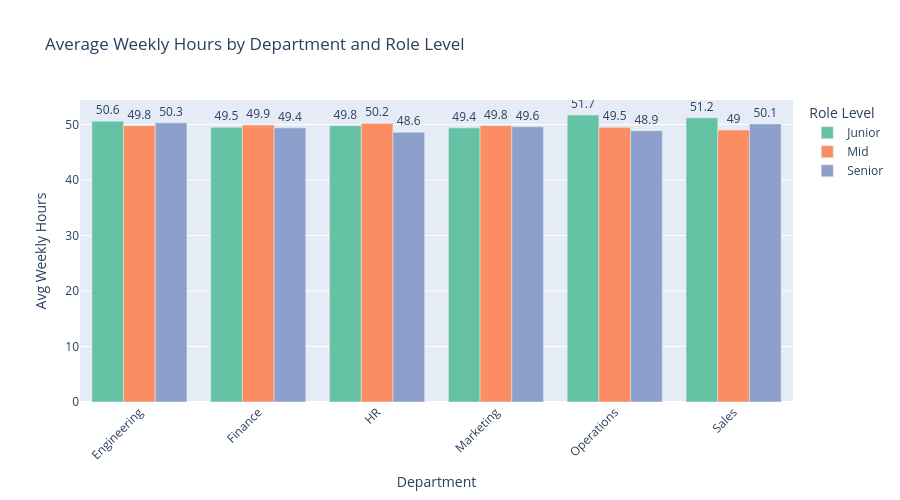

Write notebook code for a chart like this one.
### Markdown cell above
## 👥 Employee Distribution by Department and Role Level

This chart visualizes the **number of employees** in each department,
broken down by role level (Junior, Mid, Senior).

### 🔧 What the Code Does

1. **Grouping:** The dataset is grouped by `department` and `role_level`
   to count the number of employees in each combination.
2. **Percentage Calculation:** Each count is divided by the total count
   per department to compute the relative share across all groups.
3. **Bar Chart:** A grouped bar chart is created using `seaborn.barplot`,
   with each color representing a role level.
4. **Annotations:** Each bar is labeled with the employee count and its
   percentage share out of the total workforce.

---

### 📊 Chart Analysis

**Overall Distribution:**
- The workforce is fairly balanced across departments, with each
  department containing between **~430–510 employees** in total.
- No single department dominates the headcount significantly.

**Role Level Breakdown:**
- Across all departments, the three role levels (Junior, Mid, Senior)
  are **evenly distributed**, each accounting for roughly **~5% of the
  total workforce** per group.
- This suggests a **flat organizational structure** with no strong
  seniority pyramid.

**Notable Observations:**
- 🔴 **Marketing Senior** has the highest single count: **180 (6.4%)**,
  indicating a top-heavy structure in the Marketing department.
- 🔵 **Sales Junior** has the lowest count: **134 (4.8%)**,
  suggesting fewer entry-level hires in Sales.
- **HR** and **Operations** show relatively balanced distributions
  across all three levels.

---

### 💡 Business Insight

> The near-equal distribution of Junior, Mid, and Senior employees
> across departments may indicate a **synthetic/balanced dataset**.
> In real-world HR data, we would typically expect a pyramid shape
> with more Juniors than Seniors. This is worth noting when
> interpreting model results.

### Code cell
avg_hours = data.groupby(['department', 'role_level'])['avg_weekly_hours'].mean().round(1).reset_index()

fig = px.bar(
    avg_hours,
    x='department',
    y='avg_weekly_hours',
    color='role_level',
    barmode='group',
    text='avg_weekly_hours',
    title='Average Weekly Hours by Department and Role Level',
    labels={
        'avg_weekly_hours': 'Avg Weekly Hours',
        'department': 'Department',
        'role_level': 'Role Level'
    },
    color_discrete_sequence=px.colors.qualitative.Set2
)

fig.update_traces(textposition='outside')
fig.update_layout(height=500, xaxis_tickangle=-45)
fig.show()

### Figure 1 — Plotly figure (JSON) as saved in the notebook; plotly's stock layout.template omitted (floating-point values rounded to 4 significant figures)
{"data": [{"alignmentgroup": "True", "hovertemplate": "Role Level=Junior<br>Department=%{x}<br>Avg Weekly Hours=%{text}<extra></extra>", "legendgroup": "Junior", "marker": {"color": "rgb(102,194,165)", "pattern": {"shape": ""}}, "name": "Junior", "offsetgroup": "Junior", "orientation": "v", "showlegend": true, "text": [50.6, 49.5, 49.8, 49.4, 51.7, 51.2], "textposition": "outside", "type": "bar", "x": ["Engineering", "Finance", "HR", "Marketing", "Operations", "Sales"], "xaxis": "x", "y": [50.6, 49.5, 49.8, 49.4, 51.7, 51.2], "yaxis": "y"}, {"alignmentgroup": "True", "hovertemplate": "Role Level=Mid<br>Department=%{x}<br>Avg Weekly Hours=%{text}<extra></extra>", "legendgroup": "Mid", "marker": {"color": "rgb(252,141,98)", "pattern": {"shape": ""}}, "name": "Mid", "offsetgroup": "Mid", "orientation": "v", "showlegend": true, "text": [49.8, 49.9, 50.2, 49.8, 49.5, 49.0], "textposition": "outside", "type": "bar", "x": ["Engineering", "Finance", "HR", "Marketing", "Operations", "Sales"], "xaxis": "x", "y": [49.8, 49.9, 50.2, 49.8, 49.5, 49.0], "yaxis": "y"}, {"alignmentgroup": "True", "hovertemplate": "Role Level=Senior<br>Department=%{x}<br>Avg Weekly Hours=%{text}<extra></extra>", "legendgroup": "Senior", "marker": {"color": "rgb(141,160,203)", "pattern": {"shape": ""}}, "name": "Senior", "offsetgroup": "Senior", "orientation": "v", "showlegend": true, "text": [50.3, 49.4, 48.6, 49.6, 48.9, 50.1], "textposition": "outside", "type": "bar", "x": ["Engineering", "Finance", "HR", "Marketing", "Operations", "Sales"], "xaxis": "x", "y": [50.3, 49.4, 48.6, 49.6, 48.9, 50.1], "yaxis": "y"}], "layout": {"barmode": "group", "height": 500, "legend": {"title": {"text": "Role Level"}, "tracegroupgap": 0}, "title": {"text": "Average Weekly Hours by Department and Role Level"}, "xaxis": {"anchor": "y", "domain": [0, 1], "tickangle": -45, "title": {"text": "Department"}}, "yaxis": {"anchor": "x", "domain": [0, 1], "title": {"text": "Avg Weekly Hours"}}}}
